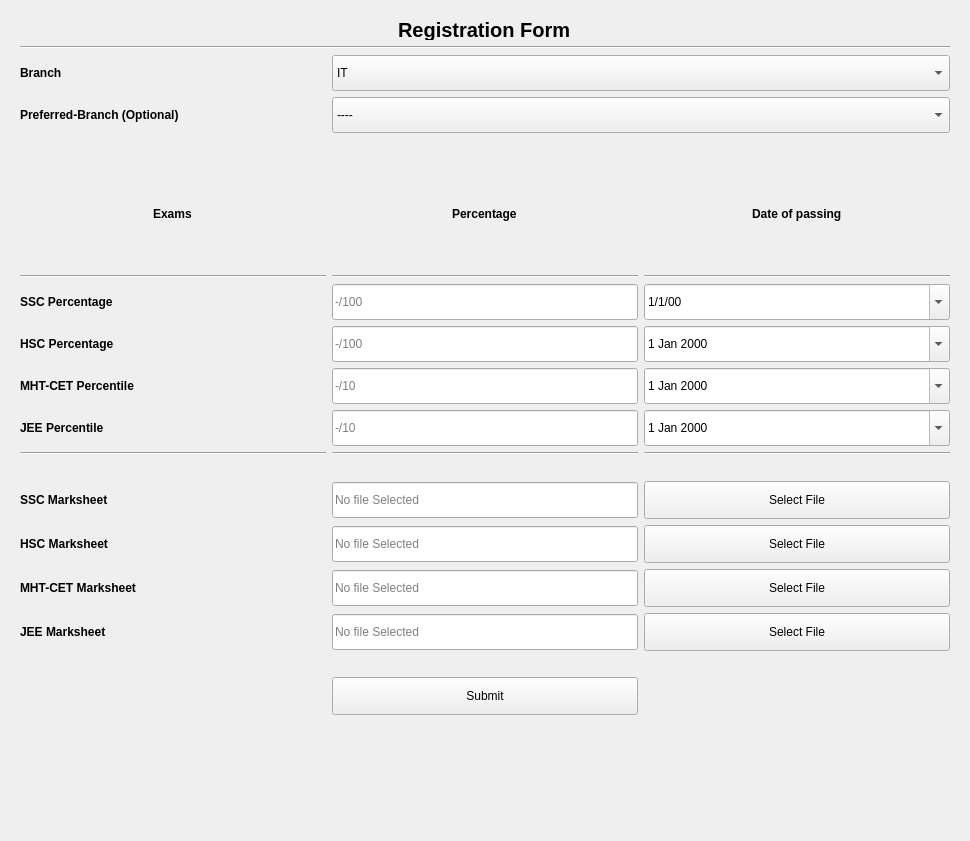
<?xml version="1.0" encoding="UTF-8"?>
<ui version="4.0">
 <class>Form</class>
 <widget class="QWidget" name="Form">
  <property name="geometry">
   <rect>
    <x>0</x>
    <y>0</y>
    <width>970</width>
    <height>841</height>
   </rect>
  </property>
  <property name="windowTitle">
   <string>Form</string>
  </property>
  <layout class="QHBoxLayout" name="horizontalLayout">
   <item>
    <widget class="QScrollArea" name="main_middle_scroll_area">
     <property name="sizePolicy">
      <sizepolicy hsizetype="Preferred" vsizetype="Preferred">
       <horstretch>0</horstretch>
       <verstretch>0</verstretch>
      </sizepolicy>
     </property>
     <property name="minimumSize">
      <size>
       <width>0</width>
       <height>100</height>
      </size>
     </property>
     <property name="styleSheet">
      <string notr="true">

QLabel{
	font-family: &quot;DejaVu Serif&quot; ;

font-weight: bold;
}

QPushButton{
height: 30px;

}
QDateEdit{
height: 30px;

}

QLineEdit{
height: 30px;

}
QComboBox{
height: 30px;

}
</string>
     </property>
     <property name="frameShape">
      <enum>QFrame::NoFrame</enum>
     </property>
     <property name="frameShadow">
      <enum>QFrame::Sunken</enum>
     </property>
     <property name="widgetResizable">
      <bool>true</bool>
     </property>
     <widget class="QWidget" name="middle_scroll_area_vcont_3">
      <property name="geometry">
       <rect>
        <x>0</x>
        <y>0</y>
        <width>952</width>
        <height>823</height>
       </rect>
      </property>
      <layout class="QVBoxLayout" name="verticalLayout_10">
       <item alignment="Qt::AlignHCenter">
        <widget class="QLabel" name="personal_info_header_3">
         <property name="sizePolicy">
          <sizepolicy hsizetype="Preferred" vsizetype="Fixed">
           <horstretch>0</horstretch>
           <verstretch>0</verstretch>
          </sizepolicy>
         </property>
         <property name="minimumSize">
          <size>
           <width>0</width>
           <height>20</height>
          </size>
         </property>
         <property name="maximumSize">
          <size>
           <width>16777215</width>
           <height>20</height>
          </size>
         </property>
         <property name="styleSheet">
          <string notr="true">*{font-family:  &quot;DejaVu Math TeX Gyre&quot;;
	font-size:20px
}</string>
         </property>
         <property name="text">
          <string>Registration Form</string>
         </property>
        </widget>
       </item>
       <item>
        <widget class="Line" name="line">
         <property name="orientation">
          <enum>Qt::Horizontal</enum>
         </property>
        </widget>
       </item>
       <item>
        <layout class="QVBoxLayout" name="verticalLayout">
         <item>
          <layout class="QGridLayout" name="form_gridCont_3">
           <item row="9" column="1">
            <widget class="QLineEdit" name="lineEdit_6">
             <property name="sizePolicy">
              <sizepolicy hsizetype="Preferred" vsizetype="Fixed">
               <horstretch>0</horstretch>
               <verstretch>0</verstretch>
              </sizepolicy>
             </property>
             <property name="placeholderText">
              <string>-/10</string>
             </property>
            </widget>
           </item>
           <item row="16" column="0">
            <widget class="QLabel" name="label_12">
             <property name="text">
              <string>JEE Marksheet</string>
             </property>
            </widget>
           </item>
           <item row="18" column="1">
            <widget class="QPushButton" name="pushButton">
             <property name="text">
              <string>Submit</string>
             </property>
            </widget>
           </item>
           <item row="14" column="2">
            <widget class="QPushButton" name="pushButton_3">
             <property name="text">
              <string>Select File</string>
             </property>
            </widget>
           </item>
           <item row="5" column="0">
            <widget class="Line" name="line_2">
             <property name="orientation">
              <enum>Qt::Horizontal</enum>
             </property>
            </widget>
           </item>
           <item row="5" column="2">
            <widget class="Line" name="line_4">
             <property name="orientation">
              <enum>Qt::Horizontal</enum>
             </property>
            </widget>
           </item>
           <item row="5" column="1">
            <widget class="Line" name="line_3">
             <property name="orientation">
              <enum>Qt::Horizontal</enum>
             </property>
            </widget>
           </item>
           <item row="1" column="1" colspan="2">
            <widget class="QComboBox" name="comboBox_2">
             <item>
              <property name="text">
               <string>----</string>
              </property>
             </item>
             <item>
              <property name="text">
               <string>IT</string>
              </property>
             </item>
             <item>
              <property name="text">
               <string>Tech</string>
              </property>
             </item>
             <item>
              <property name="text">
               <string>Civil</string>
              </property>
             </item>
             <item>
              <property name="text">
               <string>Mech</string>
              </property>
             </item>
            </widget>
           </item>
           <item row="7" column="0">
            <widget class="QLabel" name="label_5">
             <property name="text">
              <string>SSC Percentage</string>
             </property>
            </widget>
           </item>
           <item row="11" column="0">
            <widget class="Line" name="line_7">
             <property name="orientation">
              <enum>Qt::Horizontal</enum>
             </property>
            </widget>
           </item>
           <item row="14" column="1">
            <widget class="QLineEdit" name="lineEdit_9">
             <property name="sizePolicy">
              <sizepolicy hsizetype="Preferred" vsizetype="Fixed">
               <horstretch>0</horstretch>
               <verstretch>0</verstretch>
              </sizepolicy>
             </property>
             <property name="readOnly">
              <bool>true</bool>
             </property>
             <property name="placeholderText">
              <string>No file Selected</string>
             </property>
            </widget>
           </item>
           <item row="15" column="1">
            <widget class="QLineEdit" name="lineEdit_10">
             <property name="sizePolicy">
              <sizepolicy hsizetype="Preferred" vsizetype="Fixed">
               <horstretch>0</horstretch>
               <verstretch>0</verstretch>
              </sizepolicy>
             </property>
             <property name="readOnly">
              <bool>true</bool>
             </property>
             <property name="placeholderText">
              <string>No file Selected</string>
             </property>
            </widget>
           </item>
           <item row="0" column="1" colspan="2">
            <widget class="QComboBox" name="comboBox">
             <property name="sizePolicy">
              <sizepolicy hsizetype="Expanding" vsizetype="Fixed">
               <horstretch>0</horstretch>
               <verstretch>0</verstretch>
              </sizepolicy>
             </property>
             <item>
              <property name="text">
               <string>IT</string>
              </property>
             </item>
             <item>
              <property name="text">
               <string>CS</string>
              </property>
             </item>
             <item>
              <property name="text">
               <string>Mech</string>
              </property>
             </item>
             <item>
              <property name="text">
               <string>Civil</string>
              </property>
             </item>
            </widget>
           </item>
           <item row="3" column="2" alignment="Qt::AlignHCenter">
            <widget class="QLabel" name="label_13">
             <property name="text">
              <string>Date of passing</string>
             </property>
            </widget>
           </item>
           <item row="0" column="0">
            <widget class="QLabel" name="label">
             <property name="text">
              <string>Branch</string>
             </property>
            </widget>
           </item>
           <item row="13" column="0">
            <widget class="QLabel" name="label_9">
             <property name="text">
              <string>SSC Marksheet</string>
             </property>
            </widget>
           </item>
           <item row="10" column="2">
            <widget class="QDateEdit" name="dateEdit_3">
             <property name="calendarPopup">
              <bool>true</bool>
             </property>
            </widget>
           </item>
           <item row="8" column="2">
            <widget class="QDateEdit" name="dateEdit">
             <property name="calendarPopup">
              <bool>true</bool>
             </property>
            </widget>
           </item>
           <item row="11" column="2">
            <widget class="Line" name="line_6">
             <property name="orientation">
              <enum>Qt::Horizontal</enum>
             </property>
            </widget>
           </item>
           <item row="12" column="0">
            <spacer name="verticalSpacer">
             <property name="orientation">
              <enum>Qt::Vertical</enum>
             </property>
             <property name="sizeType">
              <enum>QSizePolicy::Fixed</enum>
             </property>
             <property name="sizeHint" stdset="0">
              <size>
               <width>20</width>
               <height>20</height>
              </size>
             </property>
            </spacer>
           </item>
           <item row="3" column="0" alignment="Qt::AlignHCenter">
            <widget class="QLabel" name="label_3">
             <property name="text">
              <string>Exams</string>
             </property>
            </widget>
           </item>
           <item row="16" column="2">
            <widget class="QPushButton" name="pushButton_5">
             <property name="text">
              <string>Select File</string>
             </property>
            </widget>
           </item>
           <item row="7" column="2">
            <widget class="QDateEdit" name="dob_setter_3">
             <property name="sizePolicy">
              <sizepolicy hsizetype="Preferred" vsizetype="Fixed">
               <horstretch>0</horstretch>
               <verstretch>0</verstretch>
              </sizepolicy>
             </property>
             <property name="showGroupSeparator" stdset="0">
              <bool>false</bool>
             </property>
             <property name="displayFormat">
              <string>d/M/yy</string>
             </property>
             <property name="calendarPopup">
              <bool>true</bool>
             </property>
             <property name="timeSpec">
              <enum>Qt::LocalTime</enum>
             </property>
            </widget>
           </item>
           <item row="10" column="0">
            <widget class="QLabel" name="label_8">
             <property name="text">
              <string>JEE Percentile</string>
             </property>
            </widget>
           </item>
           <item row="15" column="0">
            <widget class="QLabel" name="label_11">
             <property name="text">
              <string>MHT-CET Marksheet</string>
             </property>
            </widget>
           </item>
           <item row="8" column="0">
            <widget class="QLabel" name="label_6">
             <property name="text">
              <string>HSC Percentage</string>
             </property>
            </widget>
           </item>
           <item row="1" column="0">
            <widget class="QLabel" name="label_2">
             <property name="text">
              <string>Preferred-Branch (Optional)</string>
             </property>
            </widget>
           </item>
           <item row="9" column="2">
            <widget class="QDateEdit" name="dateEdit_2">
             <property name="calendarPopup">
              <bool>true</bool>
             </property>
            </widget>
           </item>
           <item row="13" column="2">
            <widget class="QPushButton" name="pushButton_2">
             <property name="text">
              <string>Select File</string>
             </property>
            </widget>
           </item>
           <item row="16" column="1">
            <widget class="QLineEdit" name="lineEdit_11">
             <property name="sizePolicy">
              <sizepolicy hsizetype="Preferred" vsizetype="Fixed">
               <horstretch>0</horstretch>
               <verstretch>0</verstretch>
              </sizepolicy>
             </property>
             <property name="readOnly">
              <bool>true</bool>
             </property>
             <property name="placeholderText">
              <string>No file Selected</string>
             </property>
            </widget>
           </item>
           <item row="3" column="1" alignment="Qt::AlignHCenter">
            <widget class="QLabel" name="label_4">
             <property name="text">
              <string>Percentage</string>
             </property>
            </widget>
           </item>
           <item row="11" column="1">
            <widget class="Line" name="line_5">
             <property name="orientation">
              <enum>Qt::Horizontal</enum>
             </property>
            </widget>
           </item>
           <item row="7" column="1">
            <widget class="QLineEdit" name="lineEdit_4">
             <property name="sizePolicy">
              <sizepolicy hsizetype="Preferred" vsizetype="Fixed">
               <horstretch>0</horstretch>
               <verstretch>0</verstretch>
              </sizepolicy>
             </property>
             <property name="placeholderText">
              <string>-/100</string>
             </property>
            </widget>
           </item>
           <item row="14" column="0">
            <widget class="QLabel" name="label_10">
             <property name="text">
              <string>HSC Marksheet</string>
             </property>
            </widget>
           </item>
           <item row="8" column="1">
            <widget class="QLineEdit" name="lineEdit_5">
             <property name="sizePolicy">
              <sizepolicy hsizetype="Preferred" vsizetype="Fixed">
               <horstretch>0</horstretch>
               <verstretch>0</verstretch>
              </sizepolicy>
             </property>
             <property name="placeholderText">
              <string>-/100</string>
             </property>
            </widget>
           </item>
           <item row="9" column="0">
            <widget class="QLabel" name="label_7">
             <property name="text">
              <string>MHT-CET Percentile</string>
             </property>
            </widget>
           </item>
           <item row="10" column="1">
            <widget class="QLineEdit" name="lineEdit_7">
             <property name="sizePolicy">
              <sizepolicy hsizetype="Preferred" vsizetype="Fixed">
               <horstretch>0</horstretch>
               <verstretch>0</verstretch>
              </sizepolicy>
             </property>
             <property name="placeholderText">
              <string>-/10</string>
             </property>
            </widget>
           </item>
           <item row="13" column="1">
            <widget class="QLineEdit" name="lineEdit_8">
             <property name="sizePolicy">
              <sizepolicy hsizetype="Preferred" vsizetype="Fixed">
               <horstretch>0</horstretch>
               <verstretch>0</verstretch>
              </sizepolicy>
             </property>
             <property name="readOnly">
              <bool>true</bool>
             </property>
             <property name="placeholderText">
              <string>No file Selected</string>
             </property>
            </widget>
           </item>
           <item row="17" column="1">
            <spacer name="verticalSpacer_2">
             <property name="orientation">
              <enum>Qt::Vertical</enum>
             </property>
             <property name="sizeType">
              <enum>QSizePolicy::Fixed</enum>
             </property>
             <property name="sizeHint" stdset="0">
              <size>
               <width>20</width>
               <height>20</height>
              </size>
             </property>
            </spacer>
           </item>
           <item row="15" column="2">
            <widget class="QPushButton" name="pushButton_4">
             <property name="text">
              <string>Select File</string>
             </property>
            </widget>
           </item>
           <item row="2" column="0">
            <spacer name="verticalSpacer_3">
             <property name="orientation">
              <enum>Qt::Vertical</enum>
             </property>
             <property name="sizeType">
              <enum>QSizePolicy::Fixed</enum>
             </property>
             <property name="sizeHint" stdset="0">
              <size>
               <width>20</width>
               <height>20</height>
              </size>
             </property>
            </spacer>
           </item>
          </layout>
         </item>
         <item>
          <widget class="QLabel" name="image_profile_3">
           <property name="sizePolicy">
            <sizepolicy hsizetype="Fixed" vsizetype="Fixed">
             <horstretch>0</horstretch>
             <verstretch>0</verstretch>
            </sizepolicy>
           </property>
           <property name="maximumSize">
            <size>
             <width>100</width>
             <height>100</height>
            </size>
           </property>
           <property name="autoFillBackground">
            <bool>false</bool>
           </property>
           <property name="styleSheet">
            <string notr="true"/>
           </property>
           <property name="text">
            <string/>
           </property>
           <property name="pixmap">
            <pixmap>../../../../../../../Pictures/Wallpapers/wallhaven-g821oe.jpg</pixmap>
           </property>
           <property name="scaledContents">
            <bool>true</bool>
           </property>
          </widget>
         </item>
        </layout>
       </item>
      </layout>
     </widget>
    </widget>
   </item>
  </layout>
 </widget>
 <resources/>
 <connections/>
</ui>
